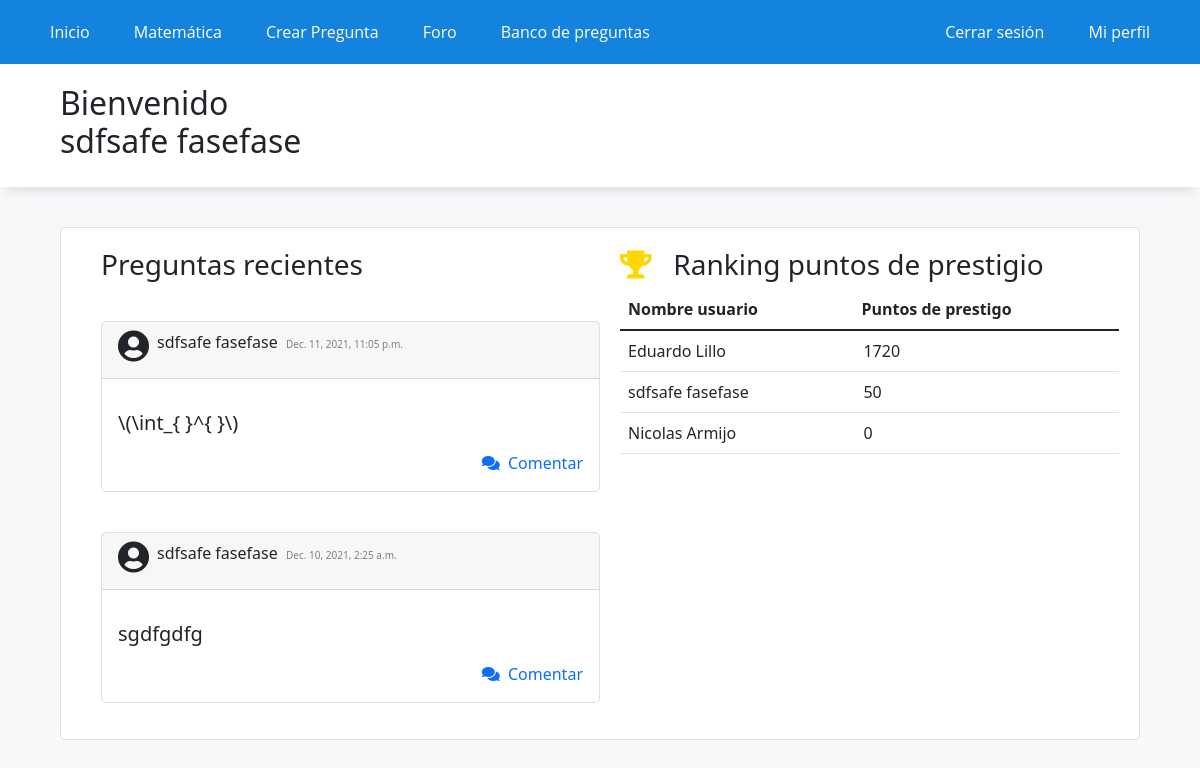
Before: /home/ (signed in) with the older database file.
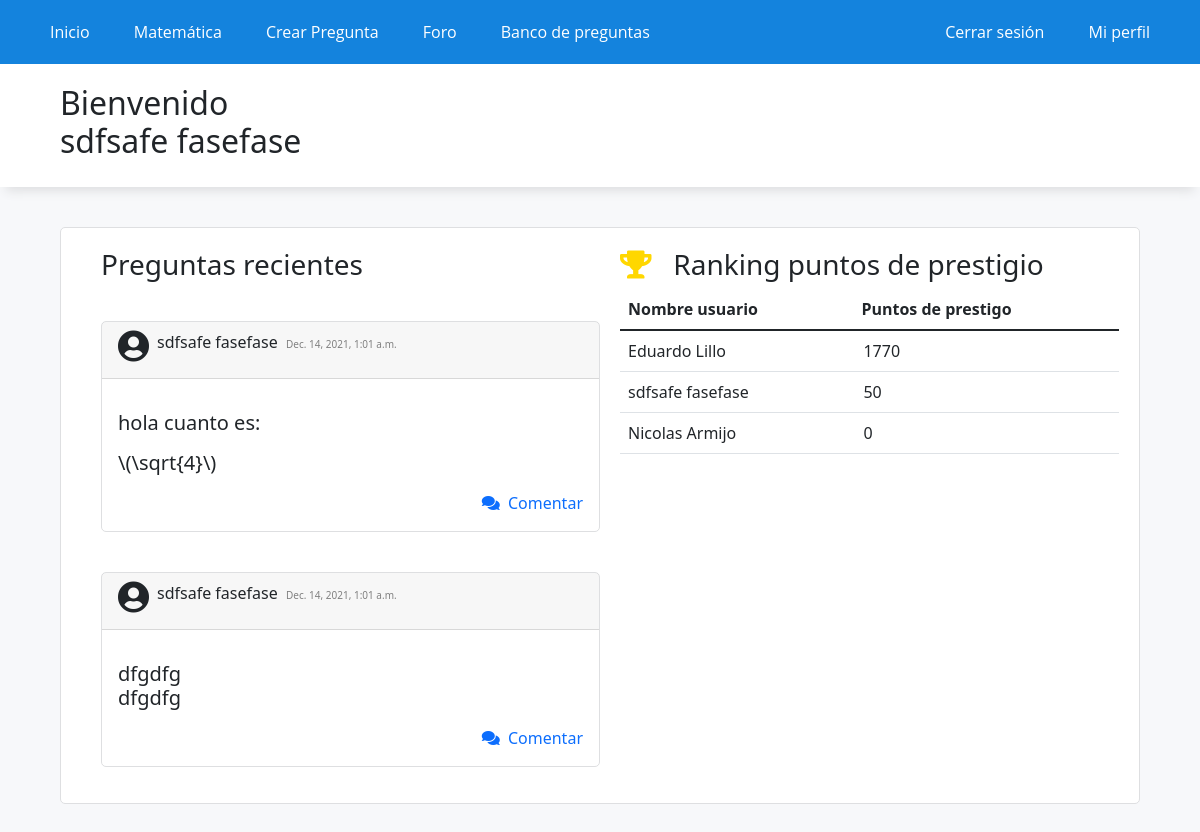
After: the same page with the newer database file.
### WebApp/models.py (models this page shows, shortened)
class PostForo(models.Model):
    usuario = models.ForeignKey(settings.AUTH_USER_MODEL, on_delete=models.CASCADE)
    sigla = models.CharField(max_length=7, choices=siglas)
    texto = models.TextField(max_length=2500)
    slug = models.SlugField(unique=True, blank=True,max_length=2500)
    tiempo = models.DateTimeField(auto_now_add=True)
    class Meta:
        ordering = ['-tiempo']

### WebApp/views.py (the view)
# urls.py: path('home/',home,name='home'),
def home(request):
    puntos_usuarios = profile.objects.order_by('-punctuation')
    if len(puntos_usuarios) > 10:
        puntos_usuarios = puntos_usuarios[:10]
    name = ''
    if request.user.is_authenticated:
        nombre_usuario = request.user.first_name
        appelido_usuario = request.user.last_name
        name = nombre_usuario + " " + appelido_usuario
    top = []
    for usuario in puntos_usuarios:
        id_usuario = usuario.name_id
        puntuacion = usuario.punctuation
        nombre = User.objects.get(id=id_usuario).first_name
        apellido = User.objects.get(id=id_usuario).last_name
        nombre_completo = nombre + ' ' + apellido
        top.append((nombre_completo,puntuacion))
    post = PostForo.objects.all()[:2]
    data = {
        'name': name,
        'top': top,
        'post': post,
    }
    return render(request,'app/index.html',data)

### WebApp/templates/app/index.html (shortened to what this page needs)
{% extends 'app/base.html' %}
{% load static %}
{% block contenido %}
<div class="titulo">
    <h2>Bienvenido <p id="mostrarNombre">{{name}}</p>
    </h2>
</div>
<div class="elContenedor">
<div class="flex-index">
    <div style="margin-left: 30px;">
            <h3>Preguntas recientes</h3>
            {% for p in post %}
            <div class="preguntas mb-3" style="max-width: 500px;">
                <div class="card-header"><i style="float: left; "class="svg-inline--fa fas fa-user-circle fa-2x">&nbsp;</i> <p style="display: inline-block; ">{{p.usuario.first_name}}{{" "}}{{p.usuario.last_name}}</p> &nbsp;<h7 style="color: gray; font-size: 10px;">{{p.tiempo}}</h7></div>
                <div class="card-body">
                    <p class="card-text">
                            <h5 style="word-wrap: break-word;">{{p.texto|linebreaks }}</h5>
                        </p>
                    <a style="text-decoration: none; " href="/post_id/{{p.id}}/">
                        <div class="comentar" style="text-align: right;"><i class="fas fa-comments "></i>&nbsp;&nbsp;Comentar</div>
                    </a>
                </div>
            </div>
            {% endfor %}
        </div>
        <div>
            <h3> <i class="fas fa-trophy" style="color: gold;"></i> &nbsp; Ranking puntos de prestigio</h3>
            <table class="table">
                <thead>
                    <tr>
                        <th scope="col">Nombre usuario </th>
                        <th scope="col">Puntos de prestigo</th>
                    </tr>
                </thead>
                {% for u in top %}
                <thbody>
                    <tr>
                        <td> {{u.0}}</td>
                        <td style="padding-left: 10px;"> {{u.1}}</td>
                    </tr>
                </thbody>
                {% endfor %}
            </table>
        </div>
    </div>
</div>
{% endblock %}

Changed rows visible on the page:
no longer on this page (row unchanged): PostForo: usuario.first_name "sdfsafe", usuario.last_name "fasefase", tiempo "Dec. 11, 2021, 11:05 p.m.", texto "\\(\\int_{ }^{ }\\)"
no longer on this page (row unchanged): PostForo: usuario.first_name "sdfsafe", usuario.last_name "fasefase", tiempo "Dec. 10, 2021, 2:25 a.m.", texto "sgdfgdfg"
added PostForo: usuario.first_name "sdfsafe", usuario.last_name "fasefase", tiempo "Dec. 14, 2021, 1:01 a.m.", texto "hola cuanto es: \\(\\sqrt{4}\\)"
added PostForo: usuario.first_name "sdfsafe", usuario.last_name "fasefase", tiempo "Dec. 14, 2021, 1:01 a.m.", texto "dfgdfg dfgdfg"
Other visible differences:
new list line: "Eduardo Lillo 1770"
list line gone: "Eduardo Lillo 1720"
